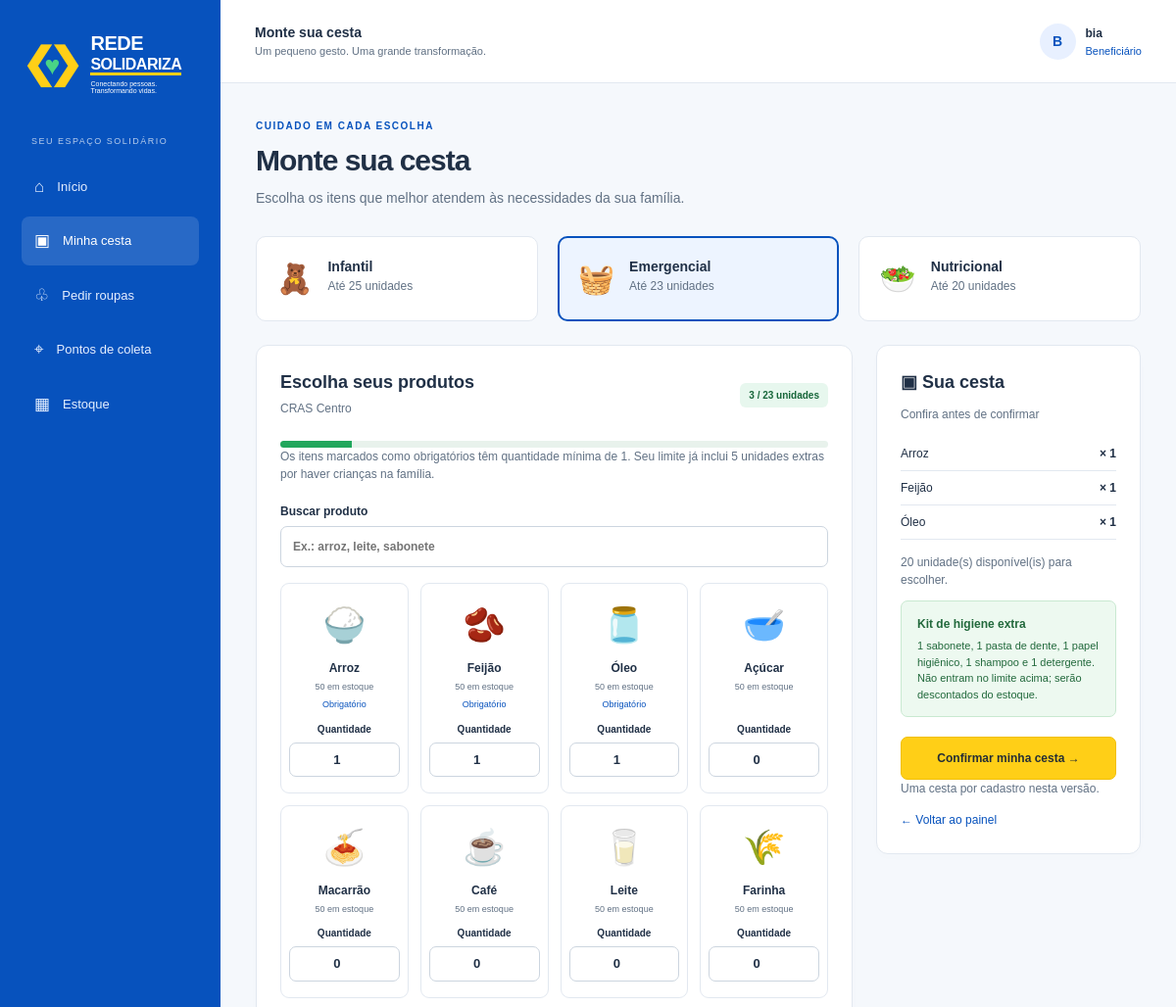
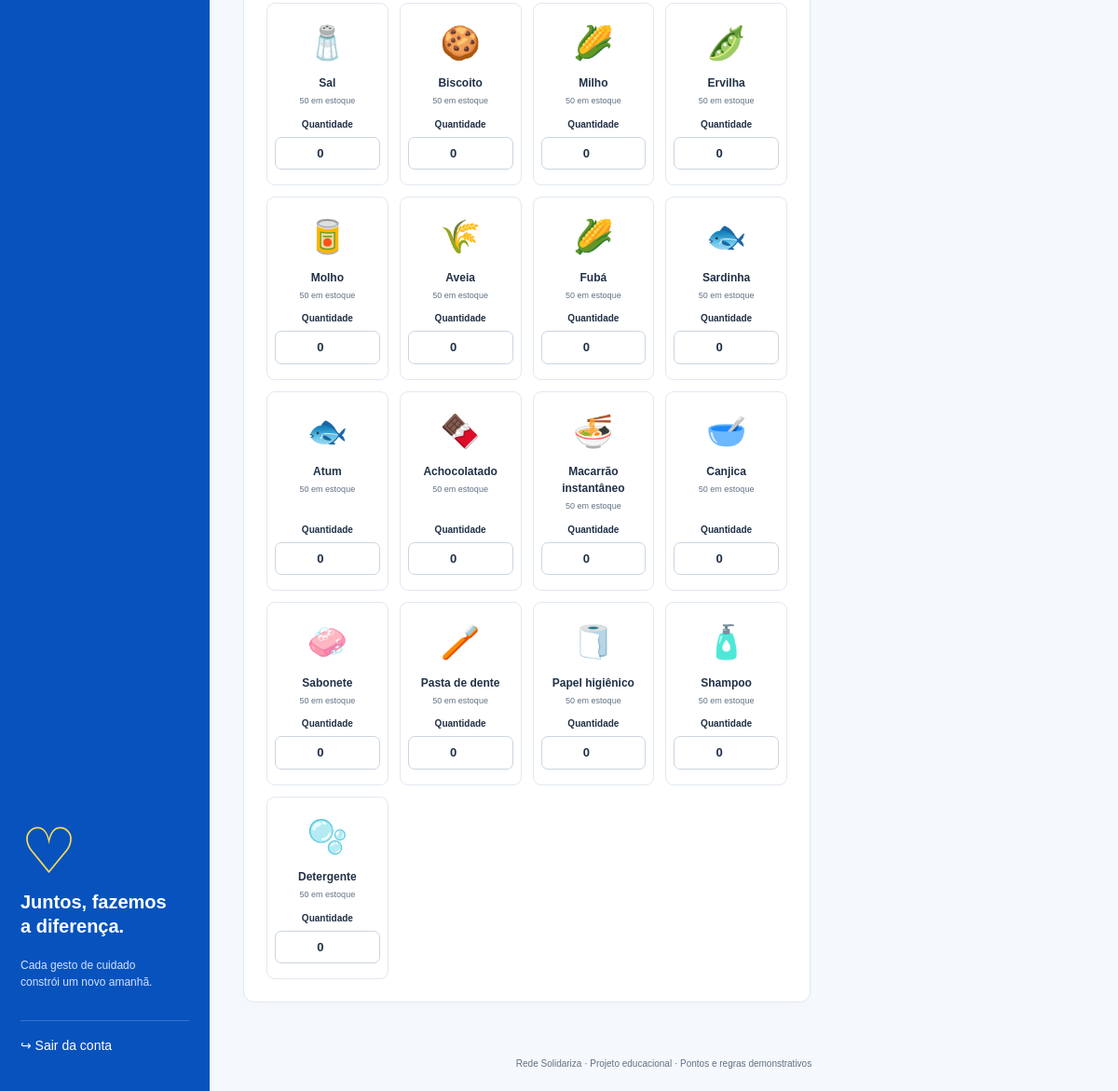
Page /cesta (signed in) on the committed database (2 pictures, top to bottom).
### tables this page shows
CREATE TABLE usuarios(id INTEGER PRIMARY KEY, nome TEXT NOT NULL, cpf TEXT UNIQUE NOT NULL, telefone TEXT NOT NULL, senha TEXT NOT NULL, moradores INTEGER NOT NULL, criancas INTEGER NOT NULL, renda INTEGER NOT NULL, perfil TEXT NOT NULL, higiene INTEGER NOT NULL, codigo TEXT UNIQUE NOT NULL, ponto TEXT NOT NULL, admin INTEGER NOT NULL DEFAULT 0);

CREATE TABLE estoque(ponto TEXT NOT NULL, produto TEXT NOT NULL, quantidade INTEGER NOT NULL CHECK(quantidade>=0), PRIMARY KEY(ponto,produto));

### app.py (the view, shortened to what this page needs)
@app.route('/cesta', methods=['GET','POST'])
@login_required
def cesta():
    if g.user['perfil'] != 'Beneficiário':
        abort(403)
    if db().execute("SELECT id FROM movimentos WHERE usuario=? AND tipo='Cesta'",(g.user['id'],)).fetchone():
        flash('Sua cesta já está registrada. Consulte o código no painel.', 'info')
        return redirect(url_for('painel'))
    tipo = request.values.get('tipo','Emergencial')
    if tipo not in TIPOS:
        abort(400)
    limite, obrigatorios = TIPOS[tipo]
    limite += 5 if g.user['criancas'] else 0
    extras = HIGIENE if g.user['higiene'] else []
    return render_template('cesta.html',title='Monte sua cesta',produtos=PRODUTOS, tipo=tipo,limite=limite,obrigatorios=obrigatorios,extras=extras,estoque=estoque_atual(g.user['ponto']))

### app.py (called while the page is built)
def db():
    if 'db' not in g:
        g.db = sqlite3.connect(app.config['DATABASE'], timeout=15)
        g.db.row_factory = sqlite3.Row
        g.db.execute('PRAGMA foreign_keys=ON')
    return g.db

@app.before_request
def prepare():
    g.user = db().execute('SELECT * FROM usuarios WHERE id=?', (session.get('uid'),)).fetchone()
    if 'csrf' not in session:
        session['csrf'] = secrets.token_hex(32)
    if request.method == 'POST' and not secrets.compare_digest(session['csrf'], request.form.get('csrf','')):
        abort(400, 'Sua sessão expirou. Recarregue a página e tente novamente.')

def login_required(f):
    @wraps(f)
    def wrapped(*args, **kwargs):
        if not g.user:
            return redirect(url_for('login'))
        return f(*args, **kwargs)
    return wrapped

@app.context_processor
def context():
    return dict(user=g.user, pontos=PONTOS, icones=ICONES, tipos=TIPOS)

def estoque_atual(ponto):
    return {r['produto']:r['quantidade'] for r in db().execute('SELECT * FROM estoque WHERE ponto=?',(ponto,))}

### templates/cesta.html
{% extends 'base.html' %}{% block content %}<div class="page-heading"><span class="eyebrow">CUIDADO EM CADA ESCOLHA</span><h1>Monte sua cesta</h1><p>Escolha os itens que melhor atendem às necessidades da sua família.</p></div><div class="type-grid">{% for t,(maximo,obrig) in tipos.items() %}<a href="{{ url_for('cesta',tipo=t) }}" class="type-card {{ 'selected' if tipo==t }}"><span>{{ '🧸' if t=='Infantil' else ('🥗' if t=='Nutricional' else '🧺') }}</span><div><strong>{{ t }}</strong><small>Até {{ maximo + (5 if user.criancas else 0) }} unidades</small></div></a>{% endfor %}</div>
<form method="post" id="item-form" data-limit="{{ limite }}">{{ csrf() }}<input type="hidden" name="tipo" value="{{ tipo }}"><div class="selection-layout"><section class="card"><div class="section-heading"><div><h2>Escolha seus produtos</h2><p>{{ user.ponto }}</p></div><span class="pill"><b id="count">0</b> / {{ limite }} unidades</span></div><progress id="progress" max="{{ limite }}" value="0"></progress><p class="muted">Os itens marcados como obrigatórios têm quantidade mínima de 1. {% if user.criancas %}Seu limite já inclui 5 unidades extras por haver crianças na família.{% endif %}</p><label class="search-label">Buscar produto<input type="search" id="product-search" placeholder="Ex.: arroz, leite, sabonete"></label><div class="products">{% for p in produtos %}<article class="product" data-name="{{ p }}"><span class="product-icon">{{ icones[p] }}</span><h3>{{ p }}</h3><small>{{ estoque[p] }} em estoque</small>{% if p in obrigatorios %}<span class="required">Obrigatório</span>{% endif %}<label class="quantity">Quantidade<input type="number" name="q_{{ loop.index0 }}" min="{{ 1 if p in obrigatorios else 0 }}" max="{{ limite }}" value="{{ request.form.get('q_' ~ loop.index0, '1' if p in obrigatorios else '0') }}" data-item="{{ p }}" required></label></article>{% endfor %}</div><p id="no-results" hidden>Nenhum produto encontrado.</p></section><aside class="card basket-summary"><h2>▣ Sua cesta</h2><p>Confira antes de confirmar</p><ul id="basket-items"></ul><p id="limit-message" role="status"></p>{% if extras %}<div class="notice success"><strong>Kit de higiene extra</strong><p>1 sabonete, 1 pasta de dente, 1 papel higiênico, 1 shampoo e 1 detergente. Não entram no limite acima; serão descontados do estoque.</p></div>{% endif %}<button class="button yellow full" id="confirm-items">Confirmar minha cesta →</button><p class="muted">Uma cesta por cadastro nesta versão.</p><a href="{{ url_for('painel') }}">← Voltar ao painel</a></aside></div></form>{% endblock %}

### templates/base.html (shortened to what this page needs)
<!DOCTYPE html>
<html lang="pt-BR">
<head><link rel="stylesheet" href="{{ url_for('static',filename='style.css') }}"></head>
<body class="{{ 'doador' if user and user.perfil=='Doador' else '' }} {{ 'autenticacao' if not user else '' }}">
{% macro logo() %}<a class="logo" href="{{ url_for('home') }}"><span class="marca" aria-hidden="true">❮<b>♥</b>❯</span><span>REDE<br><strong>SOLIDARIZA</strong><small>Conectando pessoas. Transformando vidas.</small></span></a>{% endmacro %}
{% if user %}
<aside class="sidebar" id="menu">{{ logo() }}<span class="nav-label">SEU ESPAÇO SOLIDÁRIO</span><nav aria-label="Principal">
<a class="{{ 'active' if request.endpoint=='painel' }}" href="{{ url_for('painel') }}">⌂ <span>Início</span></a>
{% if user.perfil=='Beneficiário' %}<a class="{{ 'active' if request.endpoint=='cesta' }}" href="{{ url_for('cesta') }}">▣ <span>Minha cesta</span></a><a href="{{ url_for('movimentar',modo='pedido-roupas') }}">♧ <span>Pedir roupas</span></a>
{% else %}<a href="{{ url_for('movimentar',modo='alimentos') }}">♡ <span>Doar alimentos</span></a><a href="{{ url_for('movimentar',modo='roupas') }}">♧ <span>Doar roupas</span></a><a href="{{ url_for('movimentar',modo='dinheiro') }}">＄ <span>Registrar valor</span></a>{% endif %}
<a class="{{ 'active' if request.endpoint=='pontos' }}" href="{{ url_for('pontos') }}">⌖ <span>Pontos de coleta</span></a><a class="{{ 'active' if request.endpoint=='estoque' }}" href="{{ url_for('estoque') }}">▦ <span>Estoque</span></a>
{% if user.admin %}<a href="{{ url_for('cadastros') }}">♙ <span>Cadastros</span></a>{% endif %}</nav>
<div class="sidebar-message"><span>♡</span><h3>Juntos, fazemos<br>a diferença.</h3><p>Cada gesto de cuidado<br>constrói um novo amanhã.</p></div>
<form action="{{ url_for('sair') }}" method="post">{{ csrf() }}<button class="logout" type="submit">↪ Sair da conta</button></form></aside>
<div class="workspace"><header class="topbar"><button class="menu-button" aria-label="Abrir menu" aria-controls="menu" aria-expanded="false">☰</button><div><strong>{{ title }}</strong><small>Um pequeno gesto. Uma grande transformação.</small></div><div class="profile"><span class="avatar">{{ user.nome[0]|upper }}</span><span><strong>{{ user.nome.split()[0] }}</strong><small>{{ user.perfil }}</small></span></div></header>
{% endif %}
<main id="conteudo" class="{{ 'content' if user else 'auth-main' }}">
{% block content %}{% endblock %}
</main>{% if user %}<footer>Rede Solidariza · Projeto educacional · Pontos e regras demonstrativos</footer></div>{% endif %}
</body></html>

### rows in the picture
usuarios: nome "B", nome "bia", perfil "Beneficiário", maximo+(5ifuser.criancaselse0) "25" "23" "20", ponto "CRAS Centro"
estoque: icones "🍚", produto "Arroz", quantidade "50", shows "Obrigatório", q_0 "1"
estoque: icones "🫘", produto "Feijão", quantidade "50", shows "Obrigatório"
estoque: icones "🫙", produto "Óleo", quantidade "50", shows "Obrigatório", q_2 "1"
estoque: icones "🥣", produto "Açúcar", quantidade "50", value "0"
estoque: icones "🍝", produto "Macarrão", quantidade "50", value "0"
estoque: icones "☕", produto "Café", quantidade "50", value "0"
estoque: icones "🥛", produto "Leite", quantidade "50", value "0"
estoque: icones "🌾", produto "Farinha", quantidade "50", value "0"
estoque: icones "🧂", produto "Sal", quantidade "50", value "0"
estoque: icones "🍪", produto "Biscoito", quantidade "50", value "0"
estoque: icones "🌽", produto "Milho", quantidade "50", value "0"
estoque: icones "🫛", produto "Ervilha", quantidade "50", value "0"
estoque: icones "🥫", produto "Molho", quantidade "50", value "0"
estoque: icones "🌾", produto "Aveia", quantidade "50", value "0"
estoque: icones "🌽", produto "Fubá", quantidade "50", value "0"
estoque: icones "🐟", produto "Sardinha", quantidade "50", value "0"
estoque: icones "🐟", produto "Atum", quantidade "50", value "0"
estoque: icones "🍫", produto "Achocolatado", quantidade "50", value "0"
estoque: icones "🍜", produto "Macarrão instantâneo", quantidade "50", value "0"
estoque: icones "🥣", produto "Canjica", quantidade "50", value "0"
estoque: icones "🧼", produto "Sabonete", quantidade "50", value "0"
estoque: icones "🪥", produto "Pasta de dente", quantidade "50", value "0"
estoque: icones "🧻", produto "Papel higiênico", quantidade "50", value "0"
estoque: icones "🧴", produto "Shampoo", quantidade "50", value "0"
estoque: icones "🫧", produto "Detergente", quantidade "50", value "0"

### other values in the picture
{{ title }} "Monte sua cesta"
{{ '🧸' if t=='Infantil' else ('🥗' if t=='Nutricional' else '🧺') }} "🧸" "🧺" "🥗"
{{ t }} "Infantil" "Emergencial" "Nutricional"
{{ limite }} "23"
